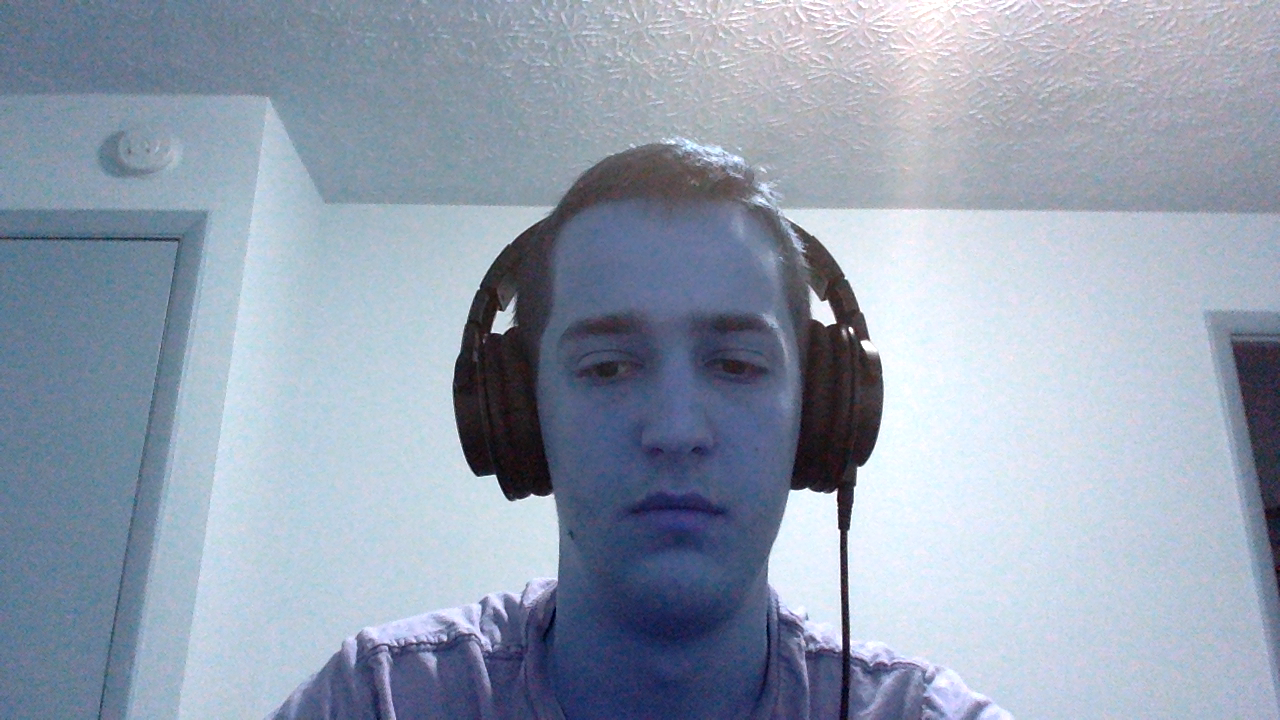
#> input picture frames/frame1.png, 1280 x 720 px, given in place of frame6.png, which was not available; the run also reads 1 picture not shown here
$ python track_pupils.py
#> lines starting #> are read from the running program, lines starting #| are printed output that depends on the picture; after the words box and inside, x2 and y2 are one past the last pixel; in counts of white or black regions, pixels touching at a corner belong together; pictures that were not available may be replaced by others from this repository, and a replacement may not be noted
### haar_detector.py
import cv2 as cv
import numpy as np

''' Load the OpenCV face and eye classifiers '''
cv_path = '/library/frameworks/python.framework/versions/3.6/lib/python3.6/site-packages/cv2/data'
face_cascade = cv.CascadeClassifier(cv_path+'/haarcascade_frontalface_default.xml')
face_cascade_alt = cv.CascadeClassifier(cv_path+'/haarcascade_frontalface_alt.xml')
face_cascade_alt2 = cv.CascadeClassifier(cv_path+'/haarcascade_frontalface_alt2.xml')

eye_cascade = cv.CascadeClassifier(cv_path+'/haarcascade_eye.xml')
left_eye_cascade = cv.CascadeClassifier(cv_path+'/haarcascade_lefteye_2splits.xml')
right_eye_cascade = cv.CascadeClassifier(cv_path+'/haarcascade_righteye_2splits.xml')
glasses_cascade = cv.CascadeClassifier(cv_path+'/haarcascade_eye_tree_eyeglasses.xml')

# [12 lines left out: function percent_overlap, not called in this run]

def detect_faces(im):
    faces = face_cascade.detectMultiScale(im, 1.3, 5)
    if len(faces) == 0:
        faces = face_cascade_alt.detectMultiScale(im, 1.3, 5)
        if len(faces) == 0:
            faces = face_cascade_alt2.detectMultiScale(im, 1.3, 5)
    return faces

def detect_eyes(face):
    eyes = eye_cascade.detectMultiScale(face)
    if len(eyes) == 0:
        eyes = glasses_cascade.detectMultiScale(face)
        # if len(eyes) == 0:
        #     eyes = left_eye_cascade.detectMultiScale(face)
        #     eyes = np.concatenate((eyes, right_eye_cascade.detectMultiScale(face)), axis=0)
    return eyes

### detect_pupils.py
import numpy as np

import skimage.feature as feat
import skimage.filters as filters
import skimage.morphology as morph

import cv2 as cv

from haar_detector import *

# [20 lines left out: function select_eyes, not called in this run]

def weighted_size_for(blob, mx, my, h):
    rad = int(blob[2]*np.sqrt(2.))
    size = np.count_nonzero(morph.disk(rad))

    ''' Use an Epanechnikov kernel to weight the size of the blob by how far away it is from the center of the eye '''
    dist = (np.sqrt((blob[0]-my)**2 + (blob[1]-mx)**2)/h)**2
    return size * max(1-dist, 0)

def detect_pupils(im, ret_eyes=False, ret_face=False, rel_coords=False):
    ''' Detect faces in the image. Hopefully there is only one face '''
    faces = detect_faces(im)
    if len(faces) != 1:
        if ret_eyes and ret_face: return [], [], []
        elif ret_eyes or ret_face: return [], []
        return []

    x, y, w, h = faces[0]

    ''' Detect the eyes in the image '''
    face = im[y:y+h, x:x+w]
    eyes = detect_eyes(face)
    if len(eyes) > 2:
        eyes = select_eyes(eyes, w)

    if len(eyes) < 2:
        if ret_eyes and ret_face: return [], [], []
        elif ret_eyes or ret_face: return [], []
        return []

    pupils = []

    # [6 lines of commented-out code are left out]

    for i, (ex, ey, ew, eh) in enumerate(eyes):
        p = min(15, min(ew, eh)//3) # padding since the OpenCV detected eyes usually contain a lot of surrounding mess
        ex, ey = ex+p, ey+p
        ew, eh = ew-2*p, eh-2*p
        eye = face[ey:ey+eh, ex:ex+ew]

        # [4 lines of commented-out code are left out]
        min_sigma, max_sigma = 1.25, 13.5

        ''' Preprocess the image '''
        eye = filters.median(eye, morph.disk(3)) # median filtering was found experimentally to improve results
        _, eye = cv.threshold(eye, np.percentile(eye.ravel(), 25), 255, cv.THRESH_BINARY_INV) # thresholding @ the 25th percentile results in a good blob canvas

        ''' Perform LoG spot detection on the eye patch '''
        blobs = feat.blob_log(eye/255.,
                            min_sigma=min_sigma,
                            max_sigma=max_sigma,
                            num_sigma=15,
                            threshold=0.5) # default is [1.25, 8.0]

        if len(blobs) == 0:
            print('No blobs found for eye')
            continue

        mx, my = ew/2., eh/2.
        h = (mx + my)/2.

        ''' Pick the blob that has the largest weighted size. This assumes that the pupil is likely to be both: '''
        '''             a) large-ish in size, and                                                               '''
        '''             b) near-ish to the center of the eye                                                    '''
        sizes = np.array(list(map(lambda blob: weighted_size_for(blob,
                                                                mx,
                                                                my,
                                                                h), blobs)))
        blob = blobs[np.argmax(sizes)]
        bx, by = blob[1], blob[0]

        if not rel_coords:
            bx += x+ex
            by += y+ey

        pupils.append({
            'x': bx,
            'y': by,
            'r': blob[2]*np.sqrt(2.)
        })

    if ret_eyes:
        eyes = list(map(
            lambda eye: (x+eye[0], y+eye[1], eye[2], eye[3]),
            eyes
        ))

    if ret_eyes and ret_face:
        return pupils, eyes, faces[0]
    elif ret_eyes:
        return pupils, eyes
    elif ret_face:
        return pupils, face

    return pupils

# [17 lines that do not run on import are left out]

    # [19 lines of commented-out code are left out]

### track_pupils.py
import numpy as np
import cv2 as cv

from haar_detector import *

# [17 lines left out: function find_object, not called in this run]

import matplotlib.pyplot as plt
from vis_utils import *

# [31 lines left out: functions circularNeighbors, colorHistogram, meanshiftWeights, not called in this run]

def find_pupils(frame, init_locs, init_eyes, init_hists):
    faces = detect_faces(frame)
    if len(faces) != 1:
        return []

    # (x, y, w, h) = faces[0]
    # face = frame[y:y+h, x:x+w]
    # eyes = detect_eyes(face)
    # eyes = [(ex+x, ey+y, ew, eh) for (ex,ey,ew,eh) in eyes]

    pupils, eyes = detect_pupils(cv.cvtColor(frame, cv.COLOR_BGR2GRAY), ret_eyes=True)
    centers = [(ex+ew/2., ey+eh/2.) for (ex,ey,ew,eh) in init_eyes]
    locs = []

    _, ax = plt.subplots(1)
    ax.imshow(frame, 'gray')

    #for ex,ey,ew,eh in eyes:
    for pup, (ex, ey, ew, eh) in zip(pupils, eyes):
        center = (ex+ew/2., ey+eh/2.)
        dists = np.array([
            np.sqrt((center[0]-c[0])**2 + (center[1]-c[1])**2)
            for c in centers
        ])
        match_idx = np.argmin(dists)
        p = init_locs[match_idx]
        model = init_hists[match_idx]

        loc = {'x': p['x'], 'y': p['y']}
        for i in range(5):
            neighbors = circularNeighbors(frame, loc['x'], loc['y'], p['r'])
            test = colorHistogram(neighbors, 16, loc['x'], loc['y'], p['r'])
            weights = meanshiftWeights(neighbors, model, test, 16)
            new_loc = weights.T.dot(neighbors[:,:2]) / weights.sum()
            loc = {'x': new_loc[0,0], 'y': new_loc[0,1]}

        ax.add_patch(rect(ex, ey, ew, eh))
        ax.add_patch(circle(loc['x'], loc['y'], p['r']))
        ax.add_patch(circle(pup['x'], pup['y'], pup['r']))

    plt.show()
    return locs

if __name__ == '__main__':
    from os.path import join
    from detect_pupils import detect_pupils

    i = 5
    im = cv.imread(join('frames', 'frame%d.png' % i))
    gray = cv.cvtColor(im, cv.COLOR_BGR2GRAY)
    init_locs, init_eyes = detect_pupils(gray, ret_eyes=True)
#> in detect_faces, `faces = face_cascade.detectMultiScale(im, 1.3, 5)`: faces = ()
#> init_locs = []; init_eyes = []
    init_neighbors = [circularNeighbors(im, p['x'], p['y'], p['r']) for p in init_locs]
#> init_neighbors = []
    init_hists = [colorHistogram(n, 16, p['x'], p['y'], p['r']) for (n, p) in zip(init_neighbors, init_locs)]
#> init_hists = []

    im = cv.imread(join('frames', 'frame%d.png' % (i+1)))
#> im is the input picture: shape (720, 1280, 3); mean B, G, R 177.1, 159.5, 148.1
    find_pupils(im, init_locs, init_eyes, init_hists)
#> in find_pupils, `faces = detect_faces(frame)`: faces = [[520, 243, 310, 310]]
#> call 2 of detect_pupils, with ret_eyes = True, ret_face = False, rel_coords = False
#> in detect_faces (call 3), `faces = face_cascade.detectMultiScale(im, 1.3, 5)`:
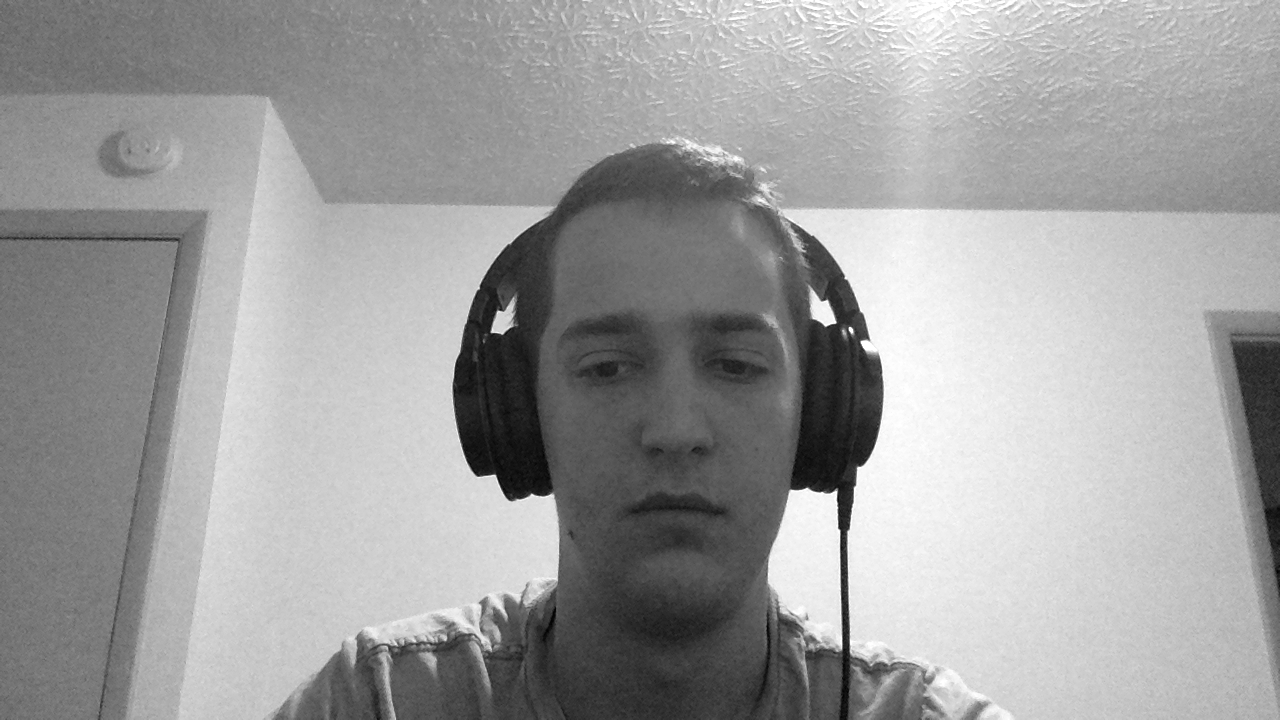
#> im: shape (720, 1280); min 1, max 255, mean 158.1
#> in detect_pupils (call 2), `x, y, w, h = faces[0]`: x = 520; y = 243; w = 310
#> in detect_pupils (call 2), `face = im[y:y+h, x:x+w]`:
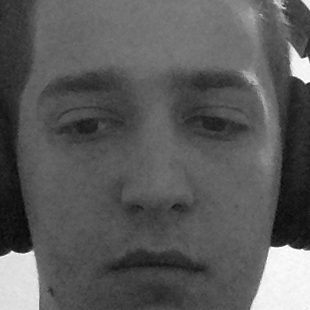
#> face: shape (310, 310); min 4, max 255, mean 90.5
#> in detect_eyes, `eyes = eye_cascade.detectMultiScale(face)`: eyes = [[40, 83, 83, 83], [168, 79, 84, 84]]
#> the loop in detect_pupils (call 2), `for i, (ex, ey, ew, eh) in enumerate(eyes):` made 2 passes
#> (ex, ey, ew, eh, p, min_sigma, max_sigma, mx) on passes 1 to 2: (55, 98, 53, 53, 15, 1.25, 13.5, 26.5), (183, 94, 54, 54, 15, 1.25, 13.5, 27)
#> pass 1, in detect_pupils (call 2), `eye = face[ey:ey+eh, ex:ex+ew]`:
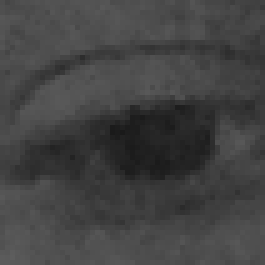
#> eye: shape (53, 53) (shown 5 times larger); min 26, max 93, mean 66.6
#> pass 1, in detect_pupils (call 2), `_, eye = cv.threshold(eye, np.percentile(eye.ravel(), 25), 255, cv.THR..`:
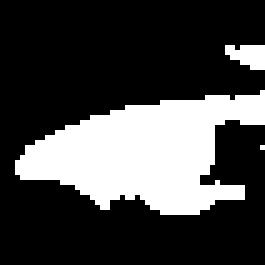
#> eye: shape (53, 53) (shown 5 times larger); 26.9% white; 3 white regions (1 under 20 px), largest, box (x1, y1, x2, y2) and area: (3, 18, 53, 43) 726, (45, 9, 53, 14) 30
#> pass 2, in detect_pupils (call 2), `eye = face[ey:ey+eh, ex:ex+ew]`:
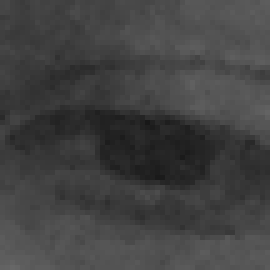
#> eye: shape (54, 54) (shown 5 times larger); min 24, max 103, mean 66
#> after the loop in detect_pupils (call 2), `for i, (ex, ey, ew, eh) in enumerate(eyes):`: pupils = 2 items
#> in detect_pupils (call 2), `eyes = list(map( lambda eye: (x+eye[0], y+eye[1], eye[2], eye[3]), eye..`: eyes = [(560, 326, 83, 83), (688, 322, 84, 84)]
#> in find_pupils, `pupils, eyes = detect_pupils(cv.cvtColor(frame, cv.COLOR_BGR2GRAY), re..`: pupils = 2 items; eyes = [(560, 326, 83, 83), (688, 322, 84, 84)]
#> in find_pupils, `centers = [(ex+ew/2., ey+eh/2.) for (ex,ey,ew,eh) in init_eyes]`: centers = []
#> the loop in find_pupils, `for pup, (ex, ey, ew, eh) in zip(pupils, eyes):` made 1 pass
#> (pup, ex, ey, ew, eh, center) on pass 1: ({'x': 604, 'y': 372, 'r': 12.9}, 560, 326, 83, 83, (601.5, 367.5))
#> (the run stopped early here; a loop or call above may not have finished)
